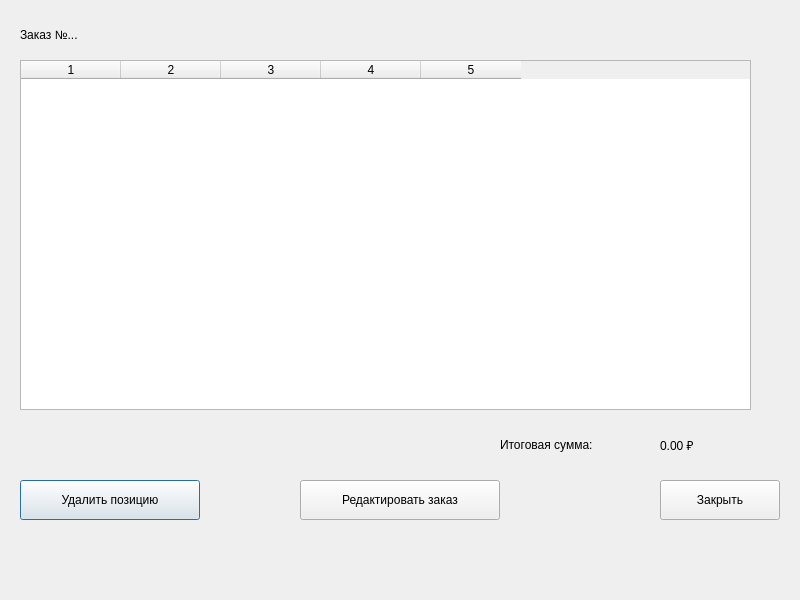
<?xml version="1.0" encoding="UTF-8"?>
<ui version="4.0">
 <class>Dialog</class>
 <widget class="QDialog" name="Dialog">
  <property name="geometry">
   <rect>
    <x>0</x>
    <y>0</y>
    <width>800</width>
    <height>600</height>
   </rect>
  </property>
  <property name="windowTitle">
   <string>Обувь - Состав заказа</string>
  </property>
  <widget class="QLabel" name="orderInfoLabel">
   <property name="geometry">
    <rect>
     <x>20</x>
     <y>20</y>
     <width>400</width>
     <height>30</height>
    </rect>
   </property>
   <property name="text">
    <string>Заказ №...</string>
   </property>
  </widget>
  <widget class="QTableWidget" name="itemsTable">
   <property name="geometry">
    <rect>
     <x>20</x>
     <y>60</y>
     <width>731</width>
     <height>350</height>
    </rect>
   </property>
   <property name="editTriggers">
    <set>QAbstractItemView::NoEditTriggers</set>
   </property>
   <property name="selectionBehavior">
    <enum>QAbstractItemView::SelectRows</enum>
   </property>
   <property name="columnCount">
    <number>5</number>
   </property>
   <column/>
   <column/>
   <column/>
   <column/>
   <column/>
  </widget>
  <widget class="QLabel" name="totalTitleLabel">
   <property name="geometry">
    <rect>
     <x>500</x>
     <y>430</y>
     <width>150</width>
     <height>30</height>
    </rect>
   </property>
   <property name="text">
    <string>Итоговая сумма:</string>
   </property>
  </widget>
  <widget class="QLabel" name="totalSumLabel">
   <property name="geometry">
    <rect>
     <x>660</x>
     <y>430</y>
     <width>120</width>
     <height>30</height>
    </rect>
   </property>
   <property name="text">
    <string>0.00 ₽</string>
   </property>
  </widget>
  <widget class="QPushButton" name="deleteItemButton">
   <property name="geometry">
    <rect>
     <x>20</x>
     <y>480</y>
     <width>180</width>
     <height>40</height>
    </rect>
   </property>
   <property name="text">
    <string>Удалить позицию</string>
   </property>
  </widget>
  <widget class="QPushButton" name="editOrderButton">
   <property name="geometry">
    <rect>
     <x>300</x>
     <y>480</y>
     <width>200</width>
     <height>40</height>
    </rect>
   </property>
   <property name="text">
    <string>Редактировать заказ</string>
   </property>
  </widget>
  <widget class="QPushButton" name="closeButton">
   <property name="geometry">
    <rect>
     <x>660</x>
     <y>480</y>
     <width>120</width>
     <height>40</height>
    </rect>
   </property>
   <property name="text">
    <string>Закрыть</string>
   </property>
  </widget>
 </widget>
 <resources/>
 <connections/>
</ui>
